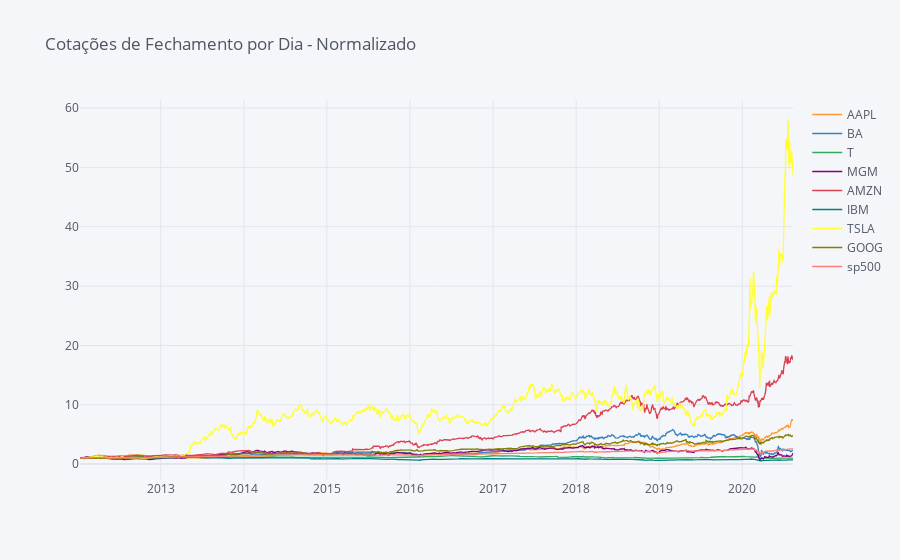

The notebook cell saved with this chart:
### Code cell
normalized_data.iplot(title = 'Cotações de Fechamento por Dia - Normalizado')

### Figure 1 — Plotly figure (JSON) as saved in the notebook; plotly's stock layout.template omitted (floating-point values rounded to 4 significant figures; data arrays with more than 128 entries replaced by an {"elided": "..."} marker saying what was removed)
{"data": [{"line": {"color": "rgba(255, 153, 51, 1.0)", "dash": "solid", "shape": "linear", "width": 1.3}, "mode": "lines", "name": "AAPL", "text": "", "type": "scatter", "x": {"elided": "2159 str values"}, "y": {"elided": "2159 float values"}}, {"line": {"color": "rgba(55, 128, 191, 1.0)", "dash": "solid", "shape": "linear", "width": 1.3}, "mode": "lines", "name": "BA", "text": "", "type": "scatter", "x": {"elided": "2159 str values"}, "y": {"elided": "2159 float values"}}, {"line": {"color": "rgba(50, 171, 96, 1.0)", "dash": "solid", "shape": "linear", "width": 1.3}, "mode": "lines", "name": "T", "text": "", "type": "scatter", "x": {"elided": "2159 str values"}, "y": {"elided": "2159 float values"}}, {"line": {"color": "rgba(128, 0, 128, 1.0)", "dash": "solid", "shape": "linear", "width": 1.3}, "mode": "lines", "name": "MGM", "text": "", "type": "scatter", "x": {"elided": "2159 str values"}, "y": {"elided": "2159 float values"}}, {"line": {"color": "rgba(219, 64, 82, 1.0)", "dash": "solid", "shape": "linear", "width": 1.3}, "mode": "lines", "name": "AMZN", "text": "", "type": "scatter", "x": {"elided": "2159 str values"}, "y": {"elided": "2159 float values"}}, {"line": {"color": "rgba(0, 128, 128, 1.0)", "dash": "solid", "shape": "linear", "width": 1.3}, "mode": "lines", "name": "IBM", "text": "", "type": "scatter", "x": {"elided": "2159 str values"}, "y": {"elided": "2159 float values"}}, {"line": {"color": "rgba(255, 255, 51, 1.0)", "dash": "solid", "shape": "linear", "width": 1.3}, "mode": "lines", "name": "TSLA", "text": "", "type": "scatter", "x": {"elided": "2159 str values"}, "y": {"elided": "2159 float values"}}, {"line": {"color": "rgba(128, 128, 0, 1.0)", "dash": "solid", "shape": "linear", "width": 1.3}, "mode": "lines", "name": "GOOG", "text": "", "type": "scatter", "x": {"elided": "2159 str values"}, "y": {"elided": "2159 float values"}}, {"line": {"color": "rgba(251, 128, 114, 1.0)", "dash": "solid", "shape": "linear", "width": 1.3}, "mode": "lines", "name": "sp500", "text": "", "type": "scatter", "x": {"elided": "2159 str values"}, "y": {"elided": "2159 float values"}}], "layout": {"legend": {"bgcolor": "#F5F6F9", "font": {"color": "#4D5663"}}, "paper_bgcolor": "#F5F6F9", "plot_bgcolor": "#F5F6F9", "title": {"font": {"color": "#4D5663"}, "text": "Cotações de Fechamento por Dia - Normalizado"}, "xaxis": {"gridcolor": "#E1E5ED", "showgrid": true, "tickfont": {"color": "#4D5663"}, "title": {"font": {"color": "#4D5663"}, "text": ""}, "zerolinecolor": "#E1E5ED"}, "yaxis": {"gridcolor": "#E1E5ED", "showgrid": true, "tickfont": {"color": "#4D5663"}, "title": {"font": {"color": "#4D5663"}, "text": ""}, "zerolinecolor": "#E1E5ED"}}}
